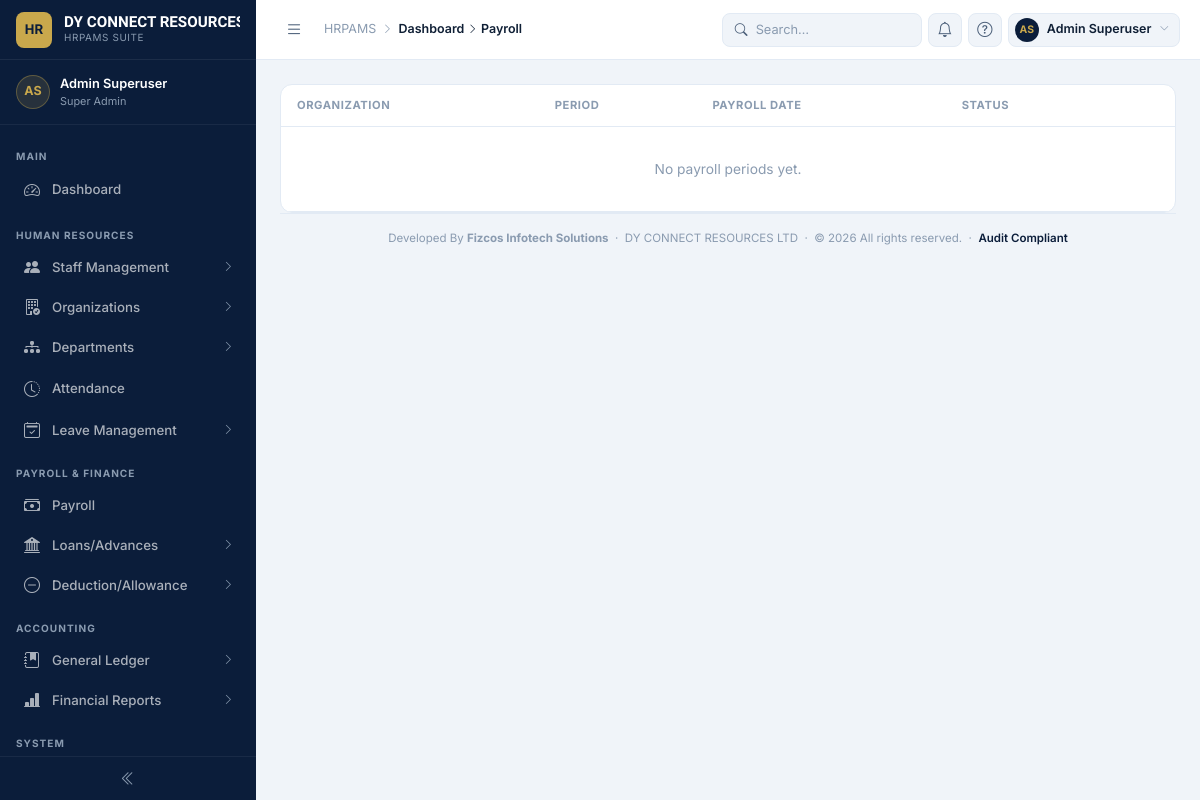
The app's page /payroll/periods/ (signed in), older data.
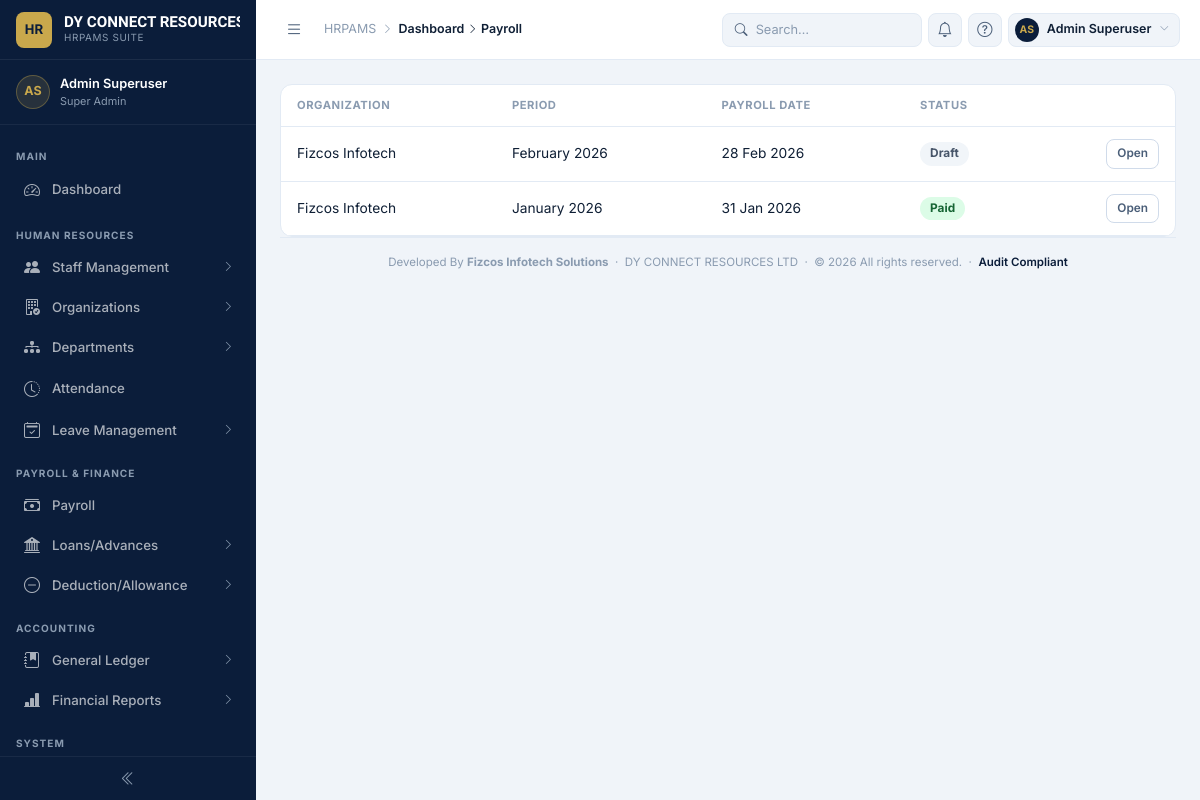
The same page, newer data.
### payroll/models/payroll_period.py (models this page shows, shortened)
class PayrollPeriod(models.Model):
    uuid = models.UUIDField(
        default=uuid.uuid4,
        editable=False,
        unique=True,
    )
    company = models.ForeignKey(
        Company,
        on_delete=models.PROTECT,
        related_name="payroll_periods",
        help_text="Payroll batch for this company.",
    )
    month = models.PositiveSmallIntegerField(
        choices=PayrollMonth.choices,
    )
    year = models.PositiveIntegerField()
    status = models.CharField(
        max_length=20,
        choices=PayrollStatus.choices,
        default=PayrollStatus.DRAFT,
    )
    payroll_date = models.DateField(
        help_text="Official payroll date."
    )
    opened_at = models.DateTimeField(
        auto_now_add=True,
    )
    approved_at = models.DateTimeField(
        blank=True,
        null=True,
    )
    paid_at = models.DateTimeField(
        blank=True,
        null=True,
    )
    locked_at = models.DateTimeField(
        blank=True,
        null=True,
    )
    generated_by = models.ForeignKey(
        User,
        on_delete=models.SET_NULL,
        null=True,
        blank=True,
        related_name="generated_payroll_periods",
    )
    approved_by = models.ForeignKey(
        User,
        on_delete=models.SET_NULL,
        null=True,
        blank=True,
        related_name="approved_payroll_periods",
    )
    locked_by = models.ForeignKey(
        User,
        on_delete=models.SET_NULL,
        null=True,
        blank=True,
        related_name="locked_payroll_periods",
    )
    remarks = models.TextField(
        blank=True,
    )
    created_at = models.DateTimeField(
        auto_now_add=True,
    )
    updated_at = models.DateTimeField(
        auto_now=True,
    )
    is_active = models.BooleanField(
        default=True,
    )
    class Meta:
        ordering = (
            "-year",
            "-month",
        )
        verbose_name = "Payroll Period"
        verbose_name_plural = "Payroll Periods"
        constraints = [
            models.UniqueConstraint(
                fields=[
                    "company",
                    "month",
                    "year",
                ],
                name="unique_company_payroll_period",
            )
        ]
        indexes = [
            models.Index(fields=["company"]),
            models.Index(fields=["month"]),
            models.Index(fields=["year"]),
            models.Index(fields=["status"]),
        ]
    @property
    def period_name(self):
        return f"{self.get_month_display()} {self.year}"

### organization/models.py (models this page shows, shortened)
class Company(AuditableModel):
    name = models.CharField(max_length=100, unique=True)
    code = models.CharField(
        max_length=20,
        unique=True,
        db_index=True,
        blank=True,
        help_text="Automatically generated if left blank (e.g. ORG0001).",
    )
    industry = models.CharField(max_length=100, blank=True)
    description = models.TextField(max_length=200, blank=True)
    address = models.CharField(
        max_length=255,
        blank=True,
        help_text="Physical address — shown as a staff member's deployment location.",
    )
    contact_person = models.CharField(max_length=150, blank=True)
    phone = models.CharField(max_length=20, blank=True)
    email = models.EmailField(blank=True)
    contract_start_date = models.DateField(null=True, blank=True)
    contract_end_date = models.DateField(null=True, blank=True)
    status = models.CharField(
        max_length=20,
        choices=OrganizationStatus.choices,
        default=OrganizationStatus.ACTIVE,
    )
    logo = models.ImageField(
        upload_to=company_logo_upload_path,
        blank=True,
        null=True,
        validators=[
            FileExtensionValidator(IMAGE_EXTENSIONS),
            validate_file_size,
        ],
        help_text="Displayed on printable reports and client-facing pages.",
    )
    notes = models.TextField(blank=True)
    slug = models.SlugField(null=True, blank=True, help_text="Do not enter anything here")
    class Meta:
        verbose_name = "Organization"
        verbose_name_plural = "Organizations"

### payroll/views.py (the view)
# urls.py: path("periods/", views.PayrollPeriodListView.as_view(), name="period-list"),
class PayrollPeriodListView(LoginRequiredMixin, PermissionRequiredMixin, ListView):
    model = PayrollPeriod
    template_name = "payroll/payroll_period_list.html"
    context_object_name = "periods"
    paginate_by = 20
    permission_required = "payroll.view_payrollperiod"
    def get_queryset(self):
        return PayrollPeriod.objects.select_related("company").order_by("-year", "-month")

### dashboard/context_processors.py (called while the page is built)
def corporate_identity(request):
    try:
        identity = CorporateIdentity.get_default()
    except Exception as exc:
        logger.warning(
            "Unable to load Corporate Identity: %s",
            exc,
        )
        identity = None
    return {
        "corporate_info": identity,
    }

### dashboard/models.py (called while the page is built)
    @classmethod
    def get_default(cls) -> "CorporateIdentity | None":
        return (
            cls.objects.filter(is_default=True).first()
            or cls.objects.first()
        )

### payroll/templates/payroll/payroll_period_list.html (shortened to what this page needs)
{% extends "dashboard/base.html" %}
{% load static %}
{% block breadcrumb %}
  <a href="{% url 'dashboard:app-home' %}" style="color:inherit">Dashboard</a>
  <i class="bi bi-chevron-right"></i>
  <span class="bc-current">Payroll</span>
{% endblock %}
{% block content %}
<div class="card">
  <div class="table-responsive">
    <table class="pp-table">
      <thead>
        <tr>
          <th>Organization</th><th>Period</th><th>Payroll Date</th><th>Status</th><th></th>
        </tr>
      </thead>
      <tbody>
        {% for period in periods %}
        <tr>
          <td>{{ period.company.name }}</td>
          <td>{{ period.period_name }}</td>
          <td>{{ period.payroll_date|date:"d M Y" }}</td>
          <td><span class="status-pill status-{{ period.status|cut:' ' }}">{{ period.status }}</span></td>
          <td style="text-align:right">
            <a href="{% url 'payroll:period-detail' period.pk %}" class="btn btn-outline btn-sm">Open</a>
          </td>
        </tr>
        {% empty %}
        <tr><td colspan="5" style="text-align:center;padding:32px;color:var(--text-muted)">No payroll periods yet.</td></tr>
        {% endfor %}
      </tbody>
    </table>
  </div>
</div>
{% endblock %}

Row changes from the older to the newer data that the page shows:
added PayrollPeriod: company.name "Fizcos Infotech", period_name "February 2026", payroll_date "28 Feb 2026", status "Draft"
added PayrollPeriod: company.name "Fizcos Infotech", period_name "January 2026", payroll_date "31 Jan 2026", status "Paid"
Text that changed along with them:
text no longer shown: "No payroll periods yet."
